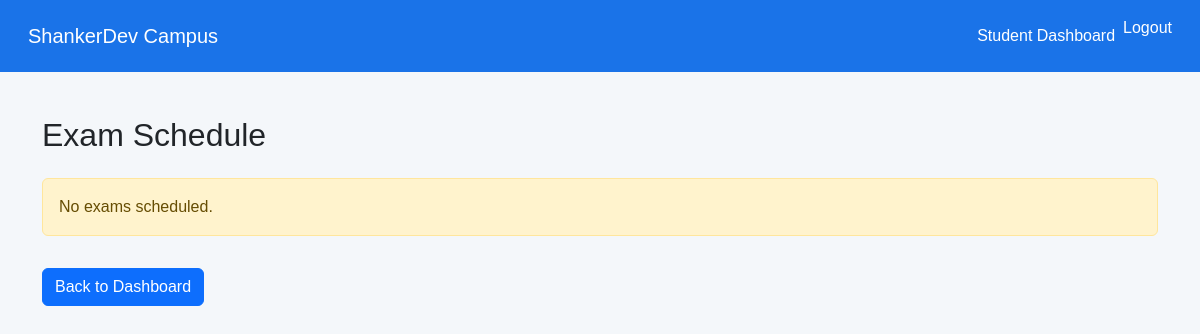
Before: /campus/student/exams/ (signed in) with the older database file.
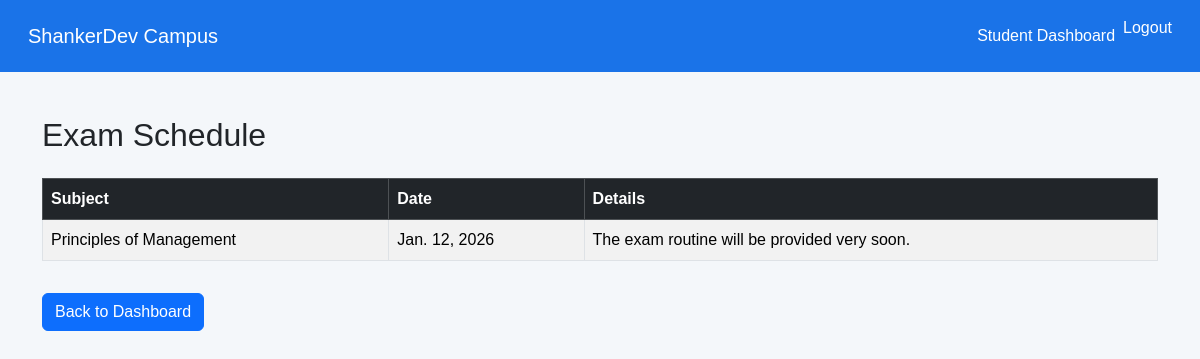
After: the same page with the newer database file.
### campus/models.py (models this page shows, shortened)
class ExamRoutine(models.Model):
    subject = models.ForeignKey(Subject, on_delete=models.CASCADE)
    date = models.DateField()
    details = models.TextField()

class Subject(models.Model):
    name = models.CharField(max_length=100)
    faculty = models.ForeignKey(Faculty, on_delete=models.CASCADE)
    semester = models.IntegerField()

### campus/views.py (the view)
# urls.py: path('student/exams/', view_exam_dates, name='view_exam_dates'),
@login_required
@student_required
def view_exam_dates(request):
    exams = ExamRoutine.objects.filter(date__gte=date.today()).order_by('date')
    return render(request, 'campus/view_exam_dates.html', {'exams': exams})

### campus/views.py (called while the page is built)
def student_required(function):
    return user_passes_test(lambda u: u.role == 'student' and u.is_authenticated)(function)

### myproject/context_processors.py (called while the page is built)
def college_context(request):  # Adjust name to match your setup
    return {
        'college_info': CollegeInfo.objects.first(),
        'events': Event.objects.all(),
    }

### campus/templates/campus/view_exam_dates.html (shortened to what this page needs)
{% extends 'base.html' %}
{% block content %}
<div class="container mt-4">
    <h2 class="mb-4">Exam Schedule</h2>
    {% if exams %}
    <table class="table table-bordered table-striped">
        <thead class="table-dark">
            <tr>
                <th>Subject</th>
                <th>Date</th>
                <th>Details</th>
            </tr>
        </thead>
        <tbody>
            {% for exam in exams %}
            <tr>
                <td>{{ exam.subject.name }}</td>
                <td>{{ exam.date }}</td>
                <td>{{ exam.details }}</td>
            </tr>
            {% endfor %}
        </tbody>
    </table>
    {% else %}
    <div class="alert alert-warning">No exams scheduled.</div>
    {% endif %}
    <a href="{% url 'student_dashboard' %}" class="btn btn-primary mt-3">Back to Dashboard</a>
</div>
{% endblock %}

### myproject/templates/base.html (shortened to what this page needs)
<!DOCTYPE html>
<html lang="en">
<head>
    <link href="https://cdn.jsdelivr.net/npm/bootstrap@5.3.3/dist/css/bootstrap.min.css" rel="stylesheet">
</head>
<body>
    <nav class="navbar navbar-expand-lg">
        <div class="container-fluid">
            <a class="navbar-brand" href="{% url 'login' %}" aria-label="Home">ShankerDev Campus</a>
            <div class="collapse navbar-collapse" id="navbarNav">
                {% if user.is_authenticated %}
                    <ul class="navbar-nav ms-auto">
                        {% if user.role == 'student' %}
                            <li class="nav-item"><a class="nav-link" href="{% url 'student_dashboard' %}" aria-label="Student Dashboard">Student Dashboard</a></li>
                        {% elif user.role == 'teacher' %}
                            <li class="nav-item"><a class="nav-link" href="{% url 'teacher_dashboard' %}" aria-label="Teacher Dashboard">Teacher Dashboard</a></li>
                        {% elif user.role == 'admin' %}
                            <li class="nav-item"><a class="nav-link" href="{% url 'admin_dashboard' %}" aria-label="Admin Dashboard">Admin Dashboard</a></li>
                        {% else %}
                            <li class="nav-item"><a class="nav-link" href="#" aria-label="Undefined Role">Please contact support</a></li>
                        {% endif %}
                        <li class="nav-item">
                            <form action="{% url 'logout' %}" method="post" style="display:inline;">
                                <button type="submit" class="nav-link btn btn-custom" style="padding: 0; border: none; background: none;">Logout</button>
                            </form>
                        </li>
                    </ul>
                {% else %}
                    <ul class="navbar-nav ms-auto">
                        <li class="nav-item"><a class="nav-link btn btn-custom" href="{% url 'login' %}" aria-label="Login">Login</a></li>
                    </ul>
                {% endif %}
            </div>
        </div>
    </nav>
    <div class="content-container">
        {% block content %}{% endblock %}
    </div>
</body>
</html>

### myproject/templates/base.html (style rules this page uses)
body { background-color: #f4f7fa; font-family: 'Arial', sans-serif; }
.navbar { background-color: #1a73e8; padding: 1rem; }
.navbar-brand, .navbar-nav .nav-link { color: white !important; }
.content-container { max-width: 1200px; margin: 0 auto; padding: 20px; }
.btn-custom { background-color: #1a73e8; color: white; border: none; }

Changed rows visible on the page:
added ExamRoutine: subject.name "Principles of Management", date "Jan. 12, 2026", details "The exam routine will be provided very soon."
Other visible differences:
text no longer shown: "No exams scheduled."
text now shown: "Subject Date Details"
